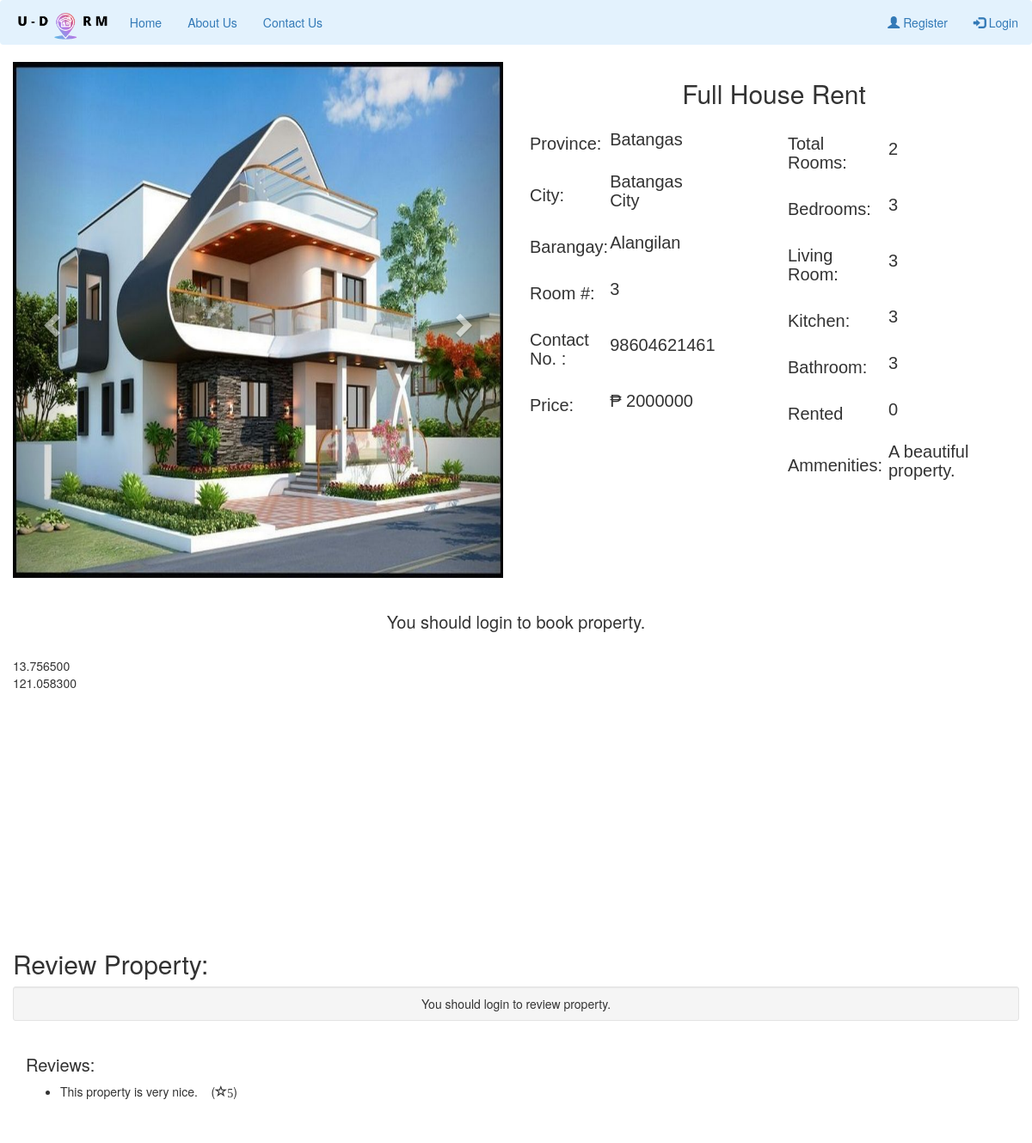
Screenshot of /view-property.php?property_id=123 with the database file from the repository.
### tables this page shows
CREATE TABLE `property_photo` (
  `property_photo_id` int(12) NOT NULL AUTO_INCREMENT,
  `p_photo` varchar(500) NOT NULL,
  `property_id` int(11) NOT NULL,
  PRIMARY KEY (`property_photo_id`),
  KEY `property_id` (`property_id`),
  CONSTRAINT `property_photo_ibfk_1` FOREIGN KEY (`property_id`) REFERENCES `add_property` (`property_id`)
);

CREATE TABLE `add_property` (
  `property_id` int(10) NOT NULL AUTO_INCREMENT,
  `country` varchar(50) NOT NULL,
  `province` varchar(50) NOT NULL,
  `zone` varchar(50) NOT NULL,
  `district` varchar(50) NOT NULL,
  `city` varchar(100) NOT NULL,
  `street_brgy` varchar(50) NOT NULL,
  `ward_no` int(10) NOT NULL,
  `tole` varchar(100) NOT NULL,
  `contact_no` bigint(11) NOT NULL,
  `property_type` varchar(50) NOT NULL,
  `price` bigint(10) NOT NULL,
  `total_rooms` int(10) NOT NULL,
  `bedroom` int(10) NOT NULL,
  `living_room` int(10) NOT NULL,
  `kitchen` int(10) NOT NULL,
  `bathroom` int(10) NOT NULL,
  `descriptions` varchar(2000) NOT NULL,
  `latitude` decimal(9,6) NOT NULL,
  `longitude` decimal(9,6) NOT NULL,
  `booked` tinyint(1) NOT NULL DEFAULT 0,
  `owner_id` int(10) NOT NULL,
  PRIMARY KEY (`property_id`),
  KEY `owner_id` (`owner_id`),
  CONSTRAINT `add_property_ibfk_1` FOREIGN KEY (`owner_id`) REFERENCES `owner` (`owner_id`)
);

CREATE TABLE `review` (
  `review_id` int(10) NOT NULL AUTO_INCREMENT,
  `comment` varchar(500) NOT NULL,
  `rating` int(5) NOT NULL,
  `property_id` int(11) NOT NULL,
  PRIMARY KEY (`review_id`),
  KEY `property_id` (`property_id`),
  CONSTRAINT `review_ibfk_1` FOREIGN KEY (`property_id`) REFERENCES `add_property` (`property_id`)
);

### view-property.php (the view, shortened to what this page needs)
<!DOCTYPE html>
<html>
<head>
</head>
<body>
  <?php
  include('navbar.php');
  include('booking-engine.php');
  ?>
  <?php
  $property_id = $_GET['property_id'];
  $sql = "SELECT * from add_property where property_id='$property_id'";
  $query = mysqli_query($db, $sql);
  if (mysqli_num_rows($query) > 0) {
    while ($rows = mysqli_fetch_assoc($query)) {
      $sql2 = "SELECT * FROM property_photo where property_id='$property_id'";
      $query2 = mysqli_query($db, $sql2);
      $rowcount = mysqli_num_rows($query2);
  ?>
      <div class="container-fluid">
        <div class="row">
          <div class="col-sm-6">
            <div id="myCarousel" class="carousel slide" data-ride="carousel">
              <div class="carousel-inner" role="listbox">
                <?php
                for ($i = 1; $i <= $rowcount; $i++) {
                  $row = mysqli_fetch_array($query2);
                  $photo = $row['p_photo'];
                ?>
                  <?php
                  if ($i == 1) {
                  ?>
                    <div class="item active">
                      <img class="d-block img-fluid" src="owner/<?php echo $photo ?>" alt="First slide" width="100%" style="max-height: 600px; min-height: 600px;">
                    </div>
                  <?php
                  } else {
                  ?>
                    <div class="item">
                      <img class="d-block img-fluid" src="owner/<?php echo $photo ?>" alt="First slide" width="100%" style="max-height: 600px; min-height: 600px;">
                    </div>
                <?php
                  }
                }
                ?>
              </div>
              <a class="left carousel-control" href="#myCarousel" role="button" data-slide="prev">
                <span class="glyphicon glyphicon-chevron-left" aria-hidden="true"></span>
              </a>
              <a class="right carousel-control" href="#myCarousel" role="button" data-slide="next">
                <span class="glyphicon glyphicon-chevron-right" aria-hidden="true"></span>
              </a>
            </div>
          </div>
          <div class="col-sm-6">
            <center>
              <h2><?php echo $rows['property_type'] ?></h2>
            </center>
            <div class="row">
              <div class="col-sm-6">
                <div class="row">
                  <div class="col-sm-6">
                    <table>
                      <tr>
                        <td>
                          <h3>Province:</h3>
                        </td>
                        <td>
                          <h4><?php echo $rows['province']; ?></h4>
                        </td>
                      </tr>
                      <tr>
                        <td>
                          <h3>City: </h3>
                        </td>
                        <td>
                          <h4><?php echo $rows['city']; ?></h4>
                        </td>
                      </tr>
                      <tr>
                        <td>
                          <h3>Barangay: </h3>
                        </td>
                        <td>
                          <h4><?php echo $rows['street_brgy']; ?></h4>
                        </td>
                      </tr>
                      <tr>
                        <td>
                          <h3>Room #: </h3>
                        </td>
                        <td>
                          <h4><?php echo $rows['ward_no']; ?></h4>
                        </td>
                      </tr>
                      <tr>
                        <td>
                          <h3>Contact No. : </h3>
                        </td>
                        <td>
                          <h4><?php echo $rows['contact_no']; ?></h4>
                        </td>
                      </tr>
                      <tr>
                        <td>
                          <h3>Price:</h3>
                        </td>
                        <td>
                          <h4>₱ <?php echo $rows['price']; ?></h4>
                        </td>
                      </tr>
                    </table>
                  </div>
                </div>
              </div>
              <div class="col-sm-6">
                <table>
                  <tr>
                    <td>
                      <h3>Total Rooms:</h3>
                    </td>
                    <td>
                      <h4><?php echo $rows['total_rooms']; ?></h4>
                    </td>
                  </tr>
                  <tr>
                    <td>
                      <h3>Bedrooms:</h3>
                    </td>
                    <td>
                      <h4><?php echo $rows['bedroom']; ?></h4>
                    </td>
                  </tr>
                  <tr>
                    <td>
                      <h3>Living Room:</h3>
                    </td>
                    <td>
                      <h4><?php echo $rows['living_room']; ?></h4>
                    </td>
                  </tr>
                  <tr>
                    <td>
                      <h3>Kitchen:</h3>
                    </td>
                    <td>
                      <h4><?php echo $rows['kitchen']; ?></h4>
                    </td>
                  </tr>
                  <tr>
                    <td>
                      <h3>Bathroom:</h3>
                    </td>
                    <td>
                      <h4><?php echo $rows['bathroom']; ?></h4>
                    </td>
                  </tr>
                  <td>
                      <h3>Rented</h3>
                    </td>
                    <td>
                      <h4><?php echo $rows['booked']; ?></h4>
                    </td>
                  <tr>
                    <td>
                      <h3>Ammenities:</h3>
                    </td>
                    <td>
                    <h4><?php echo $rows['descriptions']; ?></h4>
                  </tr>
                </table>
              </div>
            </div>
          </div>
        </div>
        <br>
        <?php
        if (isset($_SESSION["email"]) && !empty($_SESSION['email'])) {
        ?>
          <form method="POST">
            <div class="row">
              <div class="col-sm-6">
                <?php
                $booked = $rows['booked'];
                if ($booked == 0) { ?>
                  <input type="hidden" name="property_id" value="<?php echo $rows['property_id']; ?>">
                  <input type="submit" class="btn btn-lg btn-primary" name="book_property" style="width: 100%" value="Rent">
                <?php } else { ?>
                  <input type="submit" class="btn btn-lg btn-primary" style="width: 100%" value="Property Booked" disabled>
                <?php } ?>
              </div>
          </form>
          <form method="POST" action="chatpage.php">
            <div class="col-sm-6">
              <input type="hidden" name="owner_id" value="<?php echo $rows['owner_id']; ?>">
              <input type="submit" class="btn btn-lg btn-success" name="send_message" style="width: 100%" value="Send Message">
            </div>
          </form>
      </div>
    <?php } else {
          echo "<center><h3>You should login to book property.</h3></center>";
        }
    ?>
    <br>
    <div id="map" style="width: 100%; height: 300px;">
      <div id="lat"><?php echo  $rows['latitude']; ?></div>
      <div id="lon"><?php echo  $rows['longitude']; ?></div>
    </div>
    <br>
<?php }
  } ?>
</div>
<div class="container-fluid">
  <h2>Review Property:</h2>
  <div class="well well-sm">
    <div class="text-right">
      <?php
      if (isset($_SESSION["email"]) && !empty($_SESSION['email'])) {
      ?>
        <a class="btn btn-success btn-info" href="#reviews-anchor" style="width: 100%" id="open-review-box">Leave a Review</a>
    </div>
    <div class="row" id="post-review-box" style="display:none;">
      <div class="col-md-12">
        <form accept-charset="UTF-8" method="POST">
          <input name="property_id" type="hidden" value="<?php echo $property_id; ?>">
          <input id="ratings-hidden" name="rating" type="hidden">
          <textarea class="form-control animated" cols="50" id="new-review" name="comment" placeholder="Enter your review here..." rows="5"></textarea>
          <div class="text-right">
            <div class="stars starrr" data-rating="0"></div>
            <a class="btn btn-danger btn-sm" href="#" id="close-review-box" style="display:none; margin-right: 10px;">
              <span class="glyphicon glyphicon-remove"></span>Cancel</a>
            <button class="btn btn-success btn-lg" type="submit" name="review">Save</button>
          </div>
        </form>
      </div>
    </div>
  <?php } else {
        echo "<center>You should login to review property.</center>";
      }
  ?>
  </div>
</div>
<?php
$sql1 = "SELECT * from review where property_id='$property_id'";
$query = mysqli_query($db, $sql1);
echo '<div class="container-fluid">';
echo '<h3>Reviews:</h3>';
echo '</div>';
if (mysqli_num_rows($query) > 0) {
  while ($row = mysqli_fetch_assoc($query)) {
?>
    <div class="container-fluid">
      <ul>
        <li><?php echo $row['comment']; ?> &nbsp;&nbsp;&nbsp;(<span class="glyphicon glyphicon-star-empty" style="size: 50px;"><?php echo $row['rating']; ?></span>)</li>
      </ul>
    </div>
<?php
  }
}
?>
<br><br>
</body>
</html>

### navbar.php (shortened to what this page needs)
<!DOCTYPE html>
<html lang="en">
<head>
  <link rel="stylesheet" href="https://maxcdn.bootstrapcdn.com/bootstrap/3.4.1/css/bootstrap.min.css">
<nav class="navbar navbar-expand-sm navbar-light justify-content-between" style="background-color: #e3f2fd;">
  <div class="container-fluid">
  <a class="navbar-header" href="index.php">
    <img src="images/udormlogo.png" alt="udormlogo" style="height:50px;">
  </a>
  <ul class="nav navbar-nav">
    <li class="nav-item">
      <a class="nav-link" href="index.php">Home</a>
    </li>
    <li class="nav-item">
      <a class="nav-link" href="#">About Us</a>
    </li>
    <li class="nav-item">
      <a class="nav-link" href="#">Contact Us</a>
    </li>
  </ul>
  <ul class="nav navbar-nav navbar-right">
      <?php
if(isset($_SESSION["email"]) && !empty($_SESSION['email'])){
?>
<li class="dropdown">
        <a class="dropdown-toggle" data-toggle="dropdown" href="#"><span class="glyphicon glyphicon-user"></span> My Profile
        <span class="caret"></span></a>
        <ul class="dropdown-menu">
          <li><a href="profile.php">Profile</a></li>
          <li><a href="booked-property.php">Booked Property</a></li>
          <li><a href="logout.php">Logout</a></li>
        </ul>
      </li>
<?php
}
else {?>
      <li><a href="how-to-register.php"><span class="glyphicon glyphicon-user"></span> Register</a></li>
      <li><a href="how-to-login.php"><span class="glyphicon glyphicon-log-in"></span> Login</a></li>
    <?php } ?>
    </ul>
  </div>
</nav>
</body>
</html>

### view-property.php (style rules this page uses)
h3 { font-size: 20px; }
h4 { font-size: 20px; }
table { font-family: arial, sans-serif; border-collapse: collapse; width: 100%; }
td, th { text-align: left; padding: 1px; }

### rows the page displays
add_property: property_type "Full House Rent", province "Batangas", city "Batangas City", street_brgy "Alangilan", ward_no "3", contact_no "98604621461", price "2000000", total_rooms "2", bedroom "3", living_room "3", kitchen "3", bathroom "3", booked "0", descriptions "A beautiful property.", latitude "13.756500", longitude "121.058300"
property_photo: p_photo (picture)
review: comment "This property is very nice.", rating "5"
